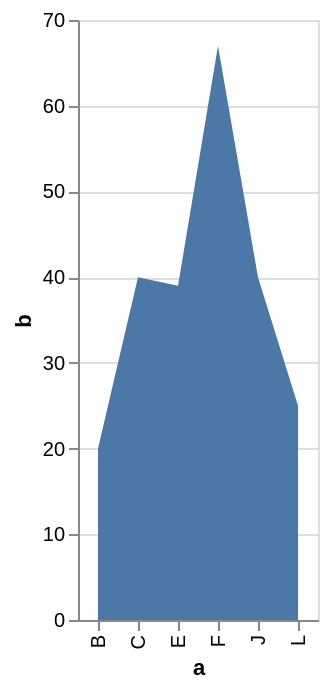

Write the Vega-Lite specification saved for this chart.
### Vega-Lite specification from a JSON file in a GitHub repository (floating-point values rounded to 4 significant figures)
{"$schema": "https://vega.github.io/schema/vega-lite/v2.json", "description": "A simple bar chart with embedded data.", "data": {"values": [{"a": "B", "b": 20}, {"a": "C", "b": 40}, {"a": "E", "b": 39}, {"a": "F", "b": 67}, {"a": "J", "b": 40}, {"a": "L", "b": 25}]}, "mark": "area", "encoding": {"x": {"field": "a", "type": "ordinal"}, "y": {"field": "b", "type": "quantitative"}}}
